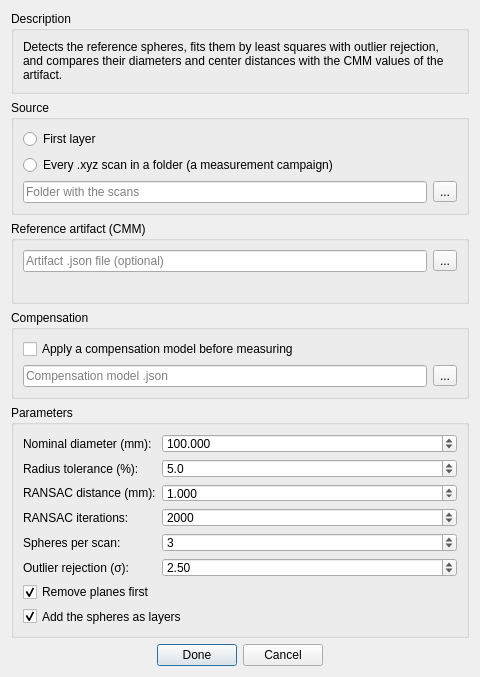
<?xml version='1.0' encoding='utf-8'?>
<ui version="4.0">
 <class>SphereMeasurementDialog</class>
 <widget class="QDialog" name="SphereMeasurementDialog">
  <property name="geometry">
   <rect>
    <x>0</x>
    <y>0</y>
    <width>480</width>
    <height>600</height>
   </rect>
  </property>
  <property name="windowTitle">
   <string>Measure Spheres</string>
  </property>
  <property name="modal">
   <bool>true</bool>
  </property>
  <layout class="QVBoxLayout" name="verticalLayout">
   <item>
    <widget class="QGroupBox" name="description_group">
     <property name="title">
      <string>Description</string>
     </property>
     <layout class="QVBoxLayout" name="description_layout">
      <item>
       <widget class="QLabel" name="description_label">
        <property name="text">
         <string>Detects the reference spheres, fits them by least squares with outlier rejection, and compares their diameters and center distances with the CMM values of the artifact.</string>
        </property>
        <property name="wordWrap">
         <bool>true</bool>
        </property>
       </widget>
      </item>
     </layout>
    </widget>
   </item>
   <item>
    <widget class="QGroupBox" name="source_group">
     <property name="title">
      <string>Source</string>
     </property>
     <layout class="QVBoxLayout" name="source_layout">
      <item>
       <widget class="QRadioButton" name="layer_radio">
        <property name="text">
         <string>First layer</string>
        </property>
       </widget>
      </item>
      <item>
       <widget class="QRadioButton" name="folder_radio">
        <property name="text">
         <string>Every .xyz scan in a folder (a measurement campaign)</string>
        </property>
       </widget>
      </item>
      <item>
       <layout class="QHBoxLayout" name="folder_layout">
        <item>
         <widget class="QLineEdit" name="folder_edit">
          <property name="placeholderText">
           <string>Folder with the scans</string>
          </property>
         </widget>
        </item>
        <item>
         <widget class="QToolButton" name="folder_browse_button">
          <property name="text">
           <string>...</string>
          </property>
         </widget>
        </item>
       </layout>
      </item>
     </layout>
    </widget>
   </item>
   <item>
    <widget class="QGroupBox" name="reference_group">
     <property name="title">
      <string>Reference artifact (CMM)</string>
     </property>
     <layout class="QVBoxLayout" name="reference_layout">
      <item>
       <layout class="QHBoxLayout" name="artifact_layout">
        <item>
         <widget class="QLineEdit" name="artifact_edit">
          <property name="placeholderText">
           <string>Artifact .json file (optional)</string>
          </property>
         </widget>
        </item>
        <item>
         <widget class="QToolButton" name="artifact_browse_button">
          <property name="text">
           <string>...</string>
          </property>
         </widget>
        </item>
       </layout>
      </item>
      <item>
       <widget class="QLabel" name="artifact_summary_label">
        <property name="wordWrap">
         <bool>true</bool>
        </property>
       </widget>
      </item>
     </layout>
    </widget>
   </item>
   <item>
    <widget class="QGroupBox" name="compensation_group">
     <property name="title">
      <string>Compensation</string>
     </property>
     <layout class="QVBoxLayout" name="compensation_layout">
      <item>
       <widget class="QCheckBox" name="compensation_check">
        <property name="toolTip">
         <string>Correct every cloud with a compensation model before measuring, to evaluate it on scans it was not trained on</string>
        </property>
        <property name="text">
         <string>Apply a compensation model before measuring</string>
        </property>
       </widget>
      </item>
      <item>
       <layout class="QHBoxLayout" name="compensation_file_layout">
        <item>
         <widget class="QLineEdit" name="compensation_edit">
          <property name="placeholderText">
           <string>Compensation model .json</string>
          </property>
         </widget>
        </item>
        <item>
         <widget class="QToolButton" name="compensation_browse_button">
          <property name="text">
           <string>...</string>
          </property>
         </widget>
        </item>
       </layout>
      </item>
     </layout>
    </widget>
   </item>
   <item>
    <widget class="QGroupBox" name="parameters_group">
     <property name="title">
      <string>Parameters</string>
     </property>
     <layout class="QFormLayout" name="parameters_layout">
      <property name="fieldGrowthPolicy">
       <enum>QFormLayout::AllNonFixedFieldsGrow</enum>
      </property>
      <item row="0" column="0">
       <widget class="QLabel" name="nominal_diameter_label">
        <property name="text">
         <string>Nominal diameter (mm):</string>
        </property>
       </widget>
      </item>
      <item row="0" column="1">
       <widget class="QDoubleSpinBox" name="nominal_diameter_spin">
        <property name="toolTip">
         <string>Diameter of the spheres to detect</string>
        </property>
        <property name="decimals">
         <number>3</number>
        </property>
        <property name="minimum">
         <double>1.000000000000000</double>
        </property>
        <property name="maximum">
         <double>10000.000000000000000</double>
        </property>
        <property name="value">
         <double>100.000000000000000</double>
        </property>
       </widget>
      </item>
      <item row="1" column="0">
       <widget class="QLabel" name="radius_tolerance_label">
        <property name="text">
         <string>Radius tolerance (%):</string>
        </property>
       </widget>
      </item>
      <item row="1" column="1">
       <widget class="QDoubleSpinBox" name="radius_tolerance_spin">
        <property name="toolTip">
         <string>Detection accepts spheres whose radius is within the nominal radius plus or minus this percentage</string>
        </property>
        <property name="decimals">
         <number>1</number>
        </property>
        <property name="minimum">
         <double>0.100000000000000</double>
        </property>
        <property name="maximum">
         <double>50.000000000000000</double>
        </property>
        <property name="value">
         <double>5.000000000000000</double>
        </property>
       </widget>
      </item>
      <item row="2" column="0">
       <widget class="QLabel" name="ransac_threshold_label">
        <property name="text">
         <string>RANSAC distance (mm):</string>
        </property>
       </widget>
      </item>
      <item row="2" column="1">
       <widget class="QDoubleSpinBox" name="ransac_threshold_spin">
        <property name="toolTip">
         <string>Maximum distance to the sphere surface for a point to count during detection; the refinement uses points up to three times this distance</string>
        </property>
        <property name="decimals">
         <number>3</number>
        </property>
        <property name="minimum">
         <double>0.001000000000000</double>
        </property>
        <property name="maximum">
         <double>100.000000000000000</double>
        </property>
        <property name="value">
         <double>1.000000000000000</double>
        </property>
       </widget>
      </item>
      <item row="3" column="0">
       <widget class="QLabel" name="ransac_iterations_label">
        <property name="text">
         <string>RANSAC iterations:</string>
        </property>
       </widget>
      </item>
      <item row="3" column="1">
       <widget class="QSpinBox" name="ransac_iterations_spin">
        <property name="minimum">
         <number>10</number>
        </property>
        <property name="maximum">
         <number>1000000</number>
        </property>
        <property name="value">
         <number>2000</number>
        </property>
       </widget>
      </item>
      <item row="4" column="0">
       <widget class="QLabel" name="expected_spheres_label">
        <property name="text">
         <string>Spheres per scan:</string>
        </property>
       </widget>
      </item>
      <item row="4" column="1">
       <widget class="QSpinBox" name="expected_spheres_spin">
        <property name="toolTip">
         <string>Number of spheres to detect; set from the artifact when one is loaded</string>
        </property>
        <property name="minimum">
         <number>1</number>
        </property>
        <property name="maximum">
         <number>20</number>
        </property>
        <property name="value">
         <number>3</number>
        </property>
       </widget>
      </item>
      <item row="5" column="0">
       <widget class="QLabel" name="rejection_sigma_label">
        <property name="text">
         <string>Outlier rejection (σ):</string>
        </property>
       </widget>
      </item>
      <item row="5" column="1">
       <widget class="QDoubleSpinBox" name="rejection_sigma_spin">
        <property name="toolTip">
         <string>The fit is repeated without the points whose distance to the surface exceeds this many standard deviations</string>
        </property>
        <property name="decimals">
         <number>2</number>
        </property>
        <property name="minimum">
         <double>1.000000000000000</double>
        </property>
        <property name="maximum">
         <double>10.000000000000000</double>
        </property>
        <property name="singleStep">
         <double>0.100000000000000</double>
        </property>
        <property name="value">
         <double>2.500000000000000</double>
        </property>
       </widget>
      </item>
      <item row="6" column="0" colspan="2">
       <widget class="QCheckBox" name="remove_planes_check">
        <property name="toolTip">
         <string>Removes the dominant planes (table, background) before detecting the spheres</string>
        </property>
        <property name="text">
         <string>Remove planes first</string>
        </property>
        <property name="checked">
         <bool>true</bool>
        </property>
       </widget>
      </item>
      <item row="7" column="0" colspan="2">
       <widget class="QCheckBox" name="add_layers_check">
        <property name="toolTip">
         <string>Adds the points of every fitted sphere to the editor as a layer (sphere_A, sphere_B, ...). Unchecked: only the results table opens and the layers stay as they are</string>
        </property>
        <property name="text">
         <string>Add the spheres as layers</string>
        </property>
        <property name="checked">
         <bool>true</bool>
        </property>
       </widget>
      </item>
     </layout>
    </widget>
   </item>
   <item>
    <spacer name="vertical_spacer">
     <property name="orientation">
      <enum>Qt::Vertical</enum>
     </property>
     <property name="sizeHint" stdset="0">
      <size>
       <width>20</width>
       <height>10</height>
      </size>
     </property>
    </spacer>
   </item>
   <item>
    <layout class="QHBoxLayout" name="button_layout">
     <item>
      <spacer name="button_spacer">
       <property name="orientation">
        <enum>Qt::Horizontal</enum>
       </property>
       <property name="sizeHint" stdset="0">
        <size>
         <width>40</width>
         <height>20</height>
        </size>
       </property>
      </spacer>
     </item>
     <item>
      <widget class="QPushButton" name="done_button">
       <property name="text">
        <string>Done</string>
       </property>
       <property name="default">
        <bool>true</bool>
       </property>
      </widget>
     </item>
     <item>
      <widget class="QPushButton" name="cancel_button">
       <property name="text">
        <string>Cancel</string>
       </property>
      </widget>
     </item>
     <item>
      <spacer name="button_right_spacer">
       <property name="orientation">
        <enum>Qt::Horizontal</enum>
       </property>
       <property name="sizeHint" stdset="0">
        <size>
         <width>40</width>
         <height>20</height>
        </size>
       </property>
      </spacer>
     </item>
    </layout>
   </item>
  </layout>
 </widget>
 <resources />
 <connections />
</ui>
